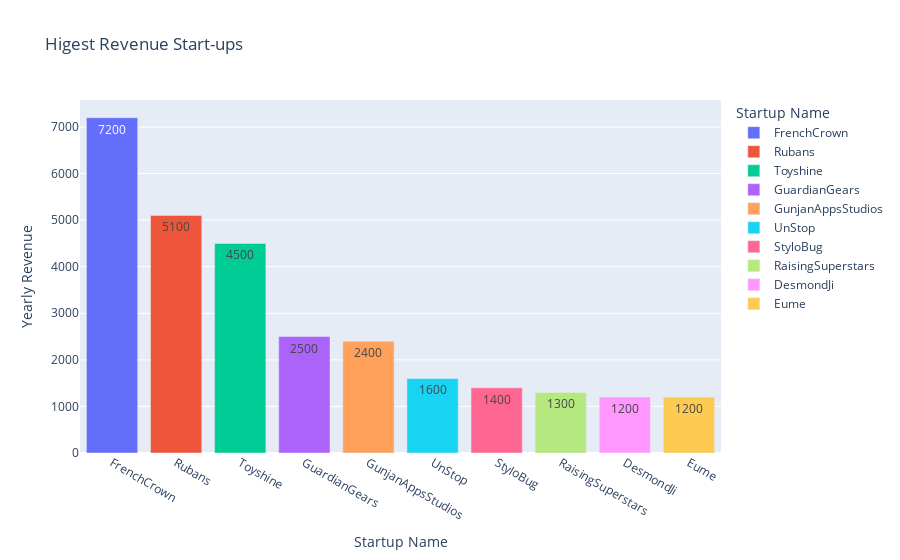

Here is the notebook cell this chart was saved with:
### Code cell
tmpdf = shark_tank.sort_values('Yearly Revenue', ascending=False)[0:10]
fig =  px.bar(tmpdf, x="Startup Name", y="Yearly Revenue", color="Startup Name", template='plotly', title="Higest Revenue Start-ups", text=tmpdf['Yearly Revenue'])
fig.show()

### Figure 1 — Plotly figure (JSON) as saved in the notebook; plotly's stock layout.template omitted (floating-point values rounded to 4 significant figures)
{"data": [{"alignmentgroup": "True", "hovertemplate": "Startup Name=%{x}<br>Yearly Revenue=%{text}<extra></extra>", "legendgroup": "FrenchCrown", "marker": {"color": "#636efa", "pattern": {"shape": ""}}, "name": "FrenchCrown", "offsetgroup": "FrenchCrown", "orientation": "v", "showlegend": true, "text": [7200], "textposition": "auto", "type": "bar", "x": ["FrenchCrown"], "xaxis": "x", "y": [7200], "yaxis": "y"}, {"alignmentgroup": "True", "hovertemplate": "Startup Name=%{x}<br>Yearly Revenue=%{text}<extra></extra>", "legendgroup": "Rubans", "marker": {"color": "#EF553B", "pattern": {"shape": ""}}, "name": "Rubans", "offsetgroup": "Rubans", "orientation": "v", "showlegend": true, "text": [5100], "textposition": "auto", "type": "bar", "x": ["Rubans"], "xaxis": "x", "y": [5100], "yaxis": "y"}, {"alignmentgroup": "True", "hovertemplate": "Startup Name=%{x}<br>Yearly Revenue=%{text}<extra></extra>", "legendgroup": "Toyshine", "marker": {"color": "#00cc96", "pattern": {"shape": ""}}, "name": "Toyshine", "offsetgroup": "Toyshine", "orientation": "v", "showlegend": true, "text": [4500], "textposition": "auto", "type": "bar", "x": ["Toyshine"], "xaxis": "x", "y": [4500], "yaxis": "y"}, {"alignmentgroup": "True", "hovertemplate": "Startup Name=%{x}<br>Yearly Revenue=%{text}<extra></extra>", "legendgroup": "GuardianGears", "marker": {"color": "#ab63fa", "pattern": {"shape": ""}}, "name": "GuardianGears", "offsetgroup": "GuardianGears", "orientation": "v", "showlegend": true, "text": [2500], "textposition": "auto", "type": "bar", "x": ["GuardianGears"], "xaxis": "x", "y": [2500], "yaxis": "y"}, {"alignmentgroup": "True", "hovertemplate": "Startup Name=%{x}<br>Yearly Revenue=%{text}<extra></extra>", "legendgroup": "GunjanAppsStudios", "marker": {"color": "#FFA15A", "pattern": {"shape": ""}}, "name": "GunjanAppsStudios", "offsetgroup": "GunjanAppsStudios", "orientation": "v", "showlegend": true, "text": [2400], "textposition": "auto", "type": "bar", "x": ["GunjanAppsStudios"], "xaxis": "x", "y": [2400], "yaxis": "y"}, {"alignmentgroup": "True", "hovertemplate": "Startup Name=%{x}<br>Yearly Revenue=%{text}<extra></extra>", "legendgroup": "UnStop", "marker": {"color": "#19d3f3", "pattern": {"shape": ""}}, "name": "UnStop", "offsetgroup": "UnStop", "orientation": "v", "showlegend": true, "text": [1600], "textposition": "auto", "type": "bar", "x": ["UnStop"], "xaxis": "x", "y": [1600], "yaxis": "y"}, {"alignmentgroup": "True", "hovertemplate": "Startup Name=%{x}<br>Yearly Revenue=%{text}<extra></extra>", "legendgroup": "StyloBug", "marker": {"color": "#FF6692", "pattern": {"shape": ""}}, "name": "StyloBug", "offsetgroup": "StyloBug", "orientation": "v", "showlegend": true, "text": [1400], "textposition": "auto", "type": "bar", "x": ["StyloBug"], "xaxis": "x", "y": [1400], "yaxis": "y"}, {"alignmentgroup": "True", "hovertemplate": "Startup Name=%{x}<br>Yearly Revenue=%{text}<extra></extra>", "legendgroup": "RaisingSuperstars", "marker": {"color": "#B6E880", "pattern": {"shape": ""}}, "name": "RaisingSuperstars", "offsetgroup": "RaisingSuperstars", "orientation": "v", "showlegend": true, "text": [1300], "textposition": "auto", "type": "bar", "x": ["RaisingSuperstars"], "xaxis": "x", "y": [1300], "yaxis": "y"}, {"alignmentgroup": "True", "hovertemplate": "Startup Name=%{x}<br>Yearly Revenue=%{text}<extra></extra>", "legendgroup": "DesmondJi", "marker": {"color": "#FF97FF", "pattern": {"shape": ""}}, "name": "DesmondJi", "offsetgroup": "DesmondJi", "orientation": "v", "showlegend": true, "text": [1200], "textposition": "auto", "type": "bar", "x": ["DesmondJi"], "xaxis": "x", "y": [1200], "yaxis": "y"}, {"alignmentgroup": "True", "hovertemplate": "Startup Name=%{x}<br>Yearly Revenue=%{text}<extra></extra>", "legendgroup": "Eume", "marker": {"color": "#FECB52", "pattern": {"shape": ""}}, "name": "Eume", "offsetgroup": "Eume", "orientation": "v", "showlegend": true, "text": [1200], "textposition": "auto", "type": "bar", "x": ["Eume"], "xaxis": "x", "y": [1200], "yaxis": "y"}], "layout": {"autosize": true, "barmode": "relative", "legend": {"title": {"text": "Startup Name"}, "tracegroupgap": 0}, "title": {"text": "Higest Revenue Start-ups"}, "xaxis": {"anchor": "y", "autorange": true, "categoryarray": ["FrenchCrown", "Rubans", "Toyshine", "GuardianGears", "GunjanAppsStudios", "UnStop", "StyloBug", "RaisingSuperstars", "DesmondJi", "Eume"], "categoryorder": "array", "domain": [0, 1], "range": [-0.5, 9.5], "title": {"text": "Startup Name"}, "type": "category"}, "yaxis": {"anchor": "x", "autorange": true, "domain": [0, 1], "range": [0, 7579.0], "title": {"text": "Yearly Revenue"}, "type": "linear"}}}
